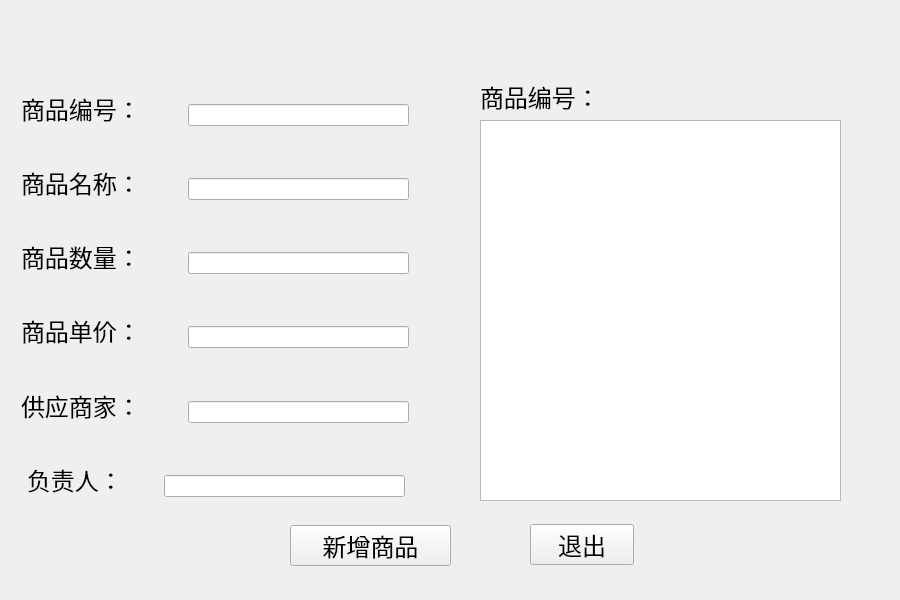
<?xml version="1.0" encoding="UTF-8"?>
<ui version="4.0">
 <class>AddCommodity</class>
 <widget class="QWidget" name="AddCommodity">
  <property name="geometry">
   <rect>
    <x>0</x>
    <y>0</y>
    <width>900</width>
    <height>600</height>
   </rect>
  </property>
  <property name="windowTitle">
   <string>新增商品</string>
  </property>
  <property name="windowIcon">
   <iconset resource="images.qrc">
    <normaloff>:/new/prefix1/images/update.png</normaloff>:/new/prefix1/images/update.png</iconset>
  </property>
  <widget class="QLabel" name="label">
   <property name="geometry">
    <rect>
     <x>21</x>
     <y>88</y>
     <width>161</width>
     <height>41</height>
    </rect>
   </property>
   <property name="font">
    <font>
     <family>Arial</family>
     <pointsize>18</pointsize>
    </font>
   </property>
   <property name="text">
    <string>商品编号：</string>
   </property>
  </widget>
  <widget class="QLabel" name="label_2">
   <property name="geometry">
    <rect>
     <x>21</x>
     <y>162</y>
     <width>161</width>
     <height>41</height>
    </rect>
   </property>
   <property name="font">
    <font>
     <family>Arial</family>
     <pointsize>18</pointsize>
    </font>
   </property>
   <property name="text">
    <string>商品名称：</string>
   </property>
  </widget>
  <widget class="QLabel" name="label_3">
   <property name="geometry">
    <rect>
     <x>21</x>
     <y>236</y>
     <width>161</width>
     <height>41</height>
    </rect>
   </property>
   <property name="font">
    <font>
     <family>Arial</family>
     <pointsize>18</pointsize>
    </font>
   </property>
   <property name="text">
    <string>商品数量：</string>
   </property>
  </widget>
  <widget class="QLabel" name="label_4">
   <property name="geometry">
    <rect>
     <x>21</x>
     <y>310</y>
     <width>161</width>
     <height>41</height>
    </rect>
   </property>
   <property name="font">
    <font>
     <family>Arial</family>
     <pointsize>18</pointsize>
    </font>
   </property>
   <property name="text">
    <string>商品单价：</string>
   </property>
  </widget>
  <widget class="QLabel" name="label_5">
   <property name="geometry">
    <rect>
     <x>27</x>
     <y>459</y>
     <width>131</width>
     <height>41</height>
    </rect>
   </property>
   <property name="font">
    <font>
     <family>Arial</family>
     <pointsize>18</pointsize>
    </font>
   </property>
   <property name="text">
    <string>负责人：</string>
   </property>
  </widget>
  <widget class="QLabel" name="label_6">
   <property name="geometry">
    <rect>
     <x>21</x>
     <y>385</y>
     <width>161</width>
     <height>41</height>
    </rect>
   </property>
   <property name="font">
    <font>
     <family>Arial</family>
     <pointsize>18</pointsize>
    </font>
   </property>
   <property name="text">
    <string>供应商家：</string>
   </property>
  </widget>
  <widget class="QLineEdit" name="lineEdit_Name">
   <property name="geometry">
    <rect>
     <x>188</x>
     <y>178</y>
     <width>221</width>
     <height>22</height>
    </rect>
   </property>
  </widget>
  <widget class="QLineEdit" name="lineEdit_Id">
   <property name="geometry">
    <rect>
     <x>188</x>
     <y>104</y>
     <width>221</width>
     <height>22</height>
    </rect>
   </property>
  </widget>
  <widget class="QLineEdit" name="lineEdit_Amount">
   <property name="geometry">
    <rect>
     <x>188</x>
     <y>252</y>
     <width>221</width>
     <height>22</height>
    </rect>
   </property>
  </widget>
  <widget class="QLineEdit" name="lineEdit_UnitPrice">
   <property name="geometry">
    <rect>
     <x>188</x>
     <y>326</y>
     <width>221</width>
     <height>22</height>
    </rect>
   </property>
  </widget>
  <widget class="QLineEdit" name="lineEdit_Supplier">
   <property name="geometry">
    <rect>
     <x>188</x>
     <y>401</y>
     <width>221</width>
     <height>22</height>
    </rect>
   </property>
  </widget>
  <widget class="QLineEdit" name="lineEdit_Director">
   <property name="geometry">
    <rect>
     <x>164</x>
     <y>475</y>
     <width>241</width>
     <height>22</height>
    </rect>
   </property>
  </widget>
  <widget class="QLabel" name="label_7">
   <property name="geometry">
    <rect>
     <x>480</x>
     <y>76</y>
     <width>201</width>
     <height>41</height>
    </rect>
   </property>
   <property name="font">
    <font>
     <family>Arial</family>
     <pointsize>18</pointsize>
    </font>
   </property>
   <property name="text">
    <string>商品编号：</string>
   </property>
  </widget>
  <widget class="QPushButton" name="pushButton_Add">
   <property name="geometry">
    <rect>
     <x>290</x>
     <y>525</y>
     <width>161</width>
     <height>41</height>
    </rect>
   </property>
   <property name="font">
    <font>
     <family>Arial</family>
     <pointsize>18</pointsize>
    </font>
   </property>
   <property name="text">
    <string>新增商品</string>
   </property>
  </widget>
  <widget class="QPushButton" name="pushButton_Exit">
   <property name="geometry">
    <rect>
     <x>530</x>
     <y>524</y>
     <width>104</width>
     <height>41</height>
    </rect>
   </property>
   <property name="font">
    <font>
     <family>Arial</family>
     <pointsize>18</pointsize>
    </font>
   </property>
   <property name="text">
    <string>退出</string>
   </property>
  </widget>
  <widget class="QTextEdit" name="textEdit_Remarks">
   <property name="geometry">
    <rect>
     <x>480</x>
     <y>120</y>
     <width>361</width>
     <height>381</height>
    </rect>
   </property>
  </widget>
 </widget>
 <resources>
  <include location="images.qrc"/>
 </resources>
 <connections/>
</ui>
